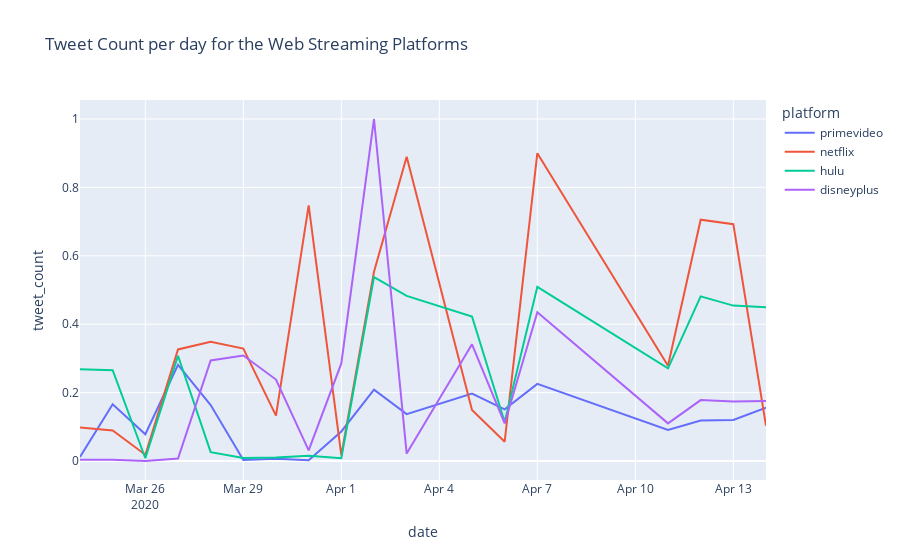

This figure's notebook cell:
### Markdown cell above
##### Plotted the number of times a streaming platform was mentioned each day

### Code cell
# Used a function to calculate the tweet count per day
import plotly.express as px
from sklearn.preprocessing import MinMaxScaler

normalizer = MinMaxScaler()

def getTweetCountPerDay(platform_df):
    platform_df['date']  = platform_df['date_time'].dt.date
    tweets_per_day = platform_df.groupby('date').size().reset_index()
    tweets_per_day['polarity'] = platform_df.groupby('date')['polarity'].mean().reset_index().drop(['date'], axis = 1)
    return tweets_per_day

#fig = plt.figure(figsize = (20, 8))
primevideo_tweets_per_day = getTweetCountPerDay(primevideo_df)
primevideo_tweets_per_day.columns = ['date', 'tweet_count', 'sentiment_polarity']
primevideo_tweets_per_day['platform'] = 'primevideo'

netflix_tweets_per_day = getTweetCountPerDay(netflix_df)
netflix_tweets_per_day.columns = ['date', 'tweet_count', 'sentiment_polarity']
netflix_tweets_per_day['platform'] = 'netflix'

hulu_tweets_per_day = getTweetCountPerDay(hulu_df)
hulu_tweets_per_day.columns = ['date', 'tweet_count', 'sentiment_polarity']
hulu_tweets_per_day['platform'] = 'hulu'

disneyplus_tweets_per_day = getTweetCountPerDay(disneyplus_df)
disneyplus_tweets_per_day.columns = ['date', 'tweet_count', 'sentiment_polarity']
disneyplus_tweets_per_day['platform'] = 'disneyplus'

tweets_per_day_df = pd.concat([primevideo_tweets_per_day, netflix_tweets_per_day, hulu_tweets_per_day, disneyplus_tweets_per_day], axis = 0, ignore_index = True)
#tweets_per_day_df.to_csv('tweets_count_df.csv')
tweet_count = tweets_per_day_df['tweet_count'].values.reshape(-1, 1)
normalizer.fit(tweet_count)
tweets_per_day_df['tweet_count'] = normalizer.transform(tweet_count)

fig = px.line(tweets_per_day_df, x = 'date', y = 'tweet_count', color = 'platform', title = 'Tweet Count per day for the Web Streaming Platforms')
fig.show()
fig.write_image('TweetCountPerDay.jpg')

### Figure 1 — Plotly figure (JSON) as saved in the notebook; plotly's stock layout.template omitted (floating-point values rounded to 4 significant figures)
{"data": [{"hoverlabel": {"namelength": 0}, "hovertemplate": "platform=primevideo<br>date=%{x}<br>tweet_count=%{y}", "legendgroup": "primevideo", "line": {"color": "#636efa", "dash": "solid"}, "mode": "lines", "name": "primevideo", "showlegend": true, "type": "scatter", "x": ["2020-03-24", "2020-03-25", "2020-03-26", "2020-03-27", "2020-03-28", "2020-03-29", "2020-03-30", "2020-03-31", "2020-04-01", "2020-04-02", "2020-04-03", "2020-04-05", "2020-04-06", "2020-04-07", "2020-04-11", "2020-04-12", "2020-04-13", "2020-04-14"], "xaxis": "x", "y": [0.01166, 0.1657, 0.07825, 0.2811, 0.1635, 0.002893, 0.006795, 0.002499, 0.08645, 0.2085, 0.1369, 0.197, 0.1508, 0.2254, 0.09052, 0.1183, 0.12, 0.1558], "yaxis": "y"}, {"hoverlabel": {"namelength": 0}, "hovertemplate": "platform=netflix<br>date=%{x}<br>tweet_count=%{y}", "legendgroup": "netflix", "line": {"color": "#EF553B", "dash": "solid"}, "mode": "lines", "name": "netflix", "showlegend": true, "type": "scatter", "x": ["2020-03-24", "2020-03-25", "2020-03-26", "2020-03-27", "2020-03-28", "2020-03-29", "2020-03-30", "2020-03-31", "2020-04-01", "2020-04-02", "2020-04-03", "2020-04-05", "2020-04-06", "2020-04-07", "2020-04-11", "2020-04-12", "2020-04-13", "2020-04-14"], "xaxis": "x", "y": [0.09789, 0.08916, 0.01832, 0.3263, 0.3489, 0.3288, 0.1326, 0.7474, 0.01675, 0.5532, 0.8896, 0.1494, 0.05655, 0.8999, 0.2786, 0.7057, 0.6924, 0.1031], "yaxis": "y"}, {"hoverlabel": {"namelength": 0}, "hovertemplate": "platform=hulu<br>date=%{x}<br>tweet_count=%{y}", "legendgroup": "hulu", "line": {"color": "#00cc96", "dash": "solid"}, "mode": "lines", "name": "hulu", "showlegend": true, "type": "scatter", "x": ["2020-03-24", "2020-03-25", "2020-03-26", "2020-03-27", "2020-03-28", "2020-03-29", "2020-03-30", "2020-03-31", "2020-04-01", "2020-04-02", "2020-04-03", "2020-04-05", "2020-04-06", "2020-04-07", "2020-04-11", "2020-04-12", "2020-04-13", "2020-04-14"], "xaxis": "x", "y": [0.2685, 0.2653, 0.007978, 0.3078, 0.02582, 0.008986, 0.01035, 0.01561, 0.008066, 0.5375, 0.4827, 0.4226, 0.114, 0.5094, 0.2707, 0.4815, 0.4544, 0.4493], "yaxis": "y"}, {"hoverlabel": {"namelength": 0}, "hovertemplate": "platform=disneyplus<br>date=%{x}<br>tweet_count=%{y}", "legendgroup": "disneyplus", "line": {"color": "#ab63fa", "dash": "solid"}, "mode": "lines", "name": "disneyplus", "showlegend": true, "type": "scatter", "x": ["2020-03-24", "2020-03-25", "2020-03-26", "2020-03-27", "2020-03-28", "2020-03-29", "2020-03-30", "2020-03-31", "2020-04-01", "2020-04-02", "2020-04-03", "2020-04-05", "2020-04-06", "2020-04-07", "2020-04-11", "2020-04-12", "2020-04-13", "2020-04-14"], "xaxis": "x", "y": [0.003419, 0.003595, 0, 0.007014, 0.294, 0.3084, 0.2382, 0.0309, 0.2853, 1.0, 0.02174, 0.341, 0.1099, 0.4351, 0.11, 0.178, 0.1743, 0.1751], "yaxis": "y"}], "layout": {"legend": {"title": {"text": "platform"}, "tracegroupgap": 0}, "title": {"text": "Tweet Count per day for the Web Streaming Platforms"}, "xaxis": {"anchor": "y", "domain": [0, 1], "title": {"text": "date"}}, "yaxis": {"anchor": "x", "domain": [0, 1], "title": {"text": "tweet_count"}}}}
